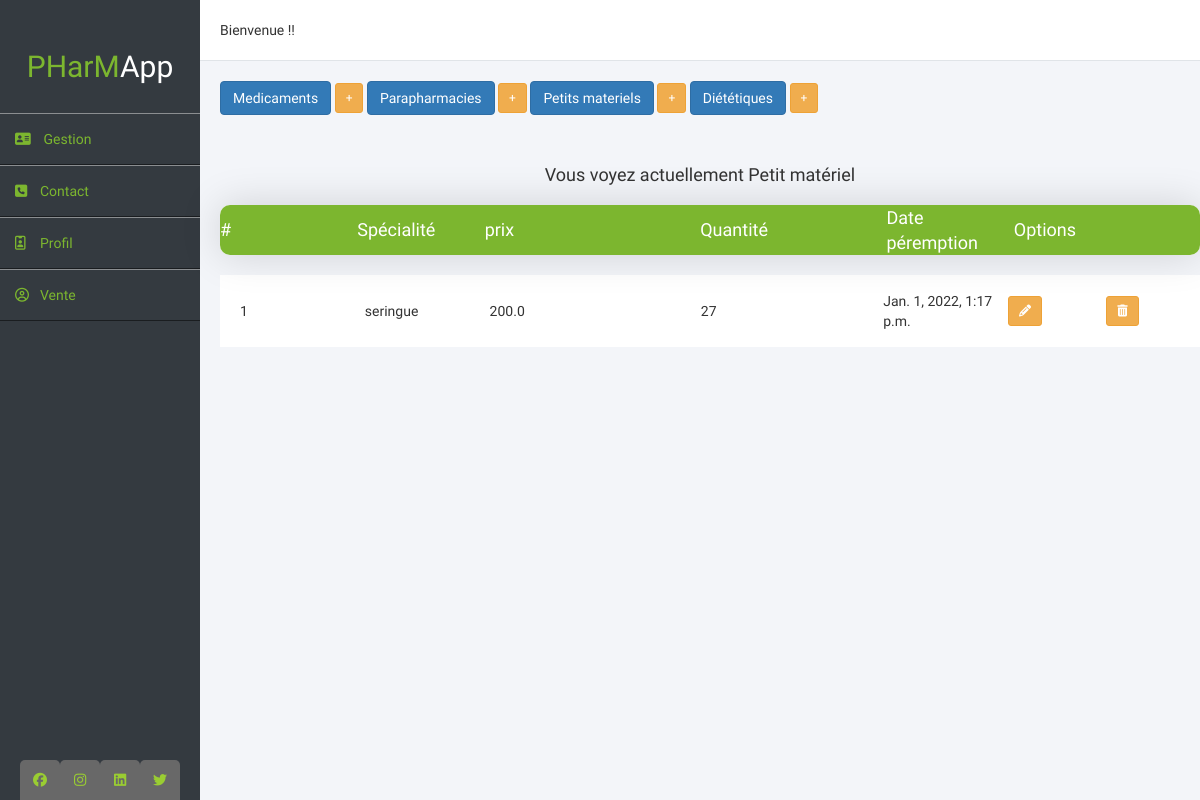
Page /inventaire/pti_materiel/ on the earlier database version.
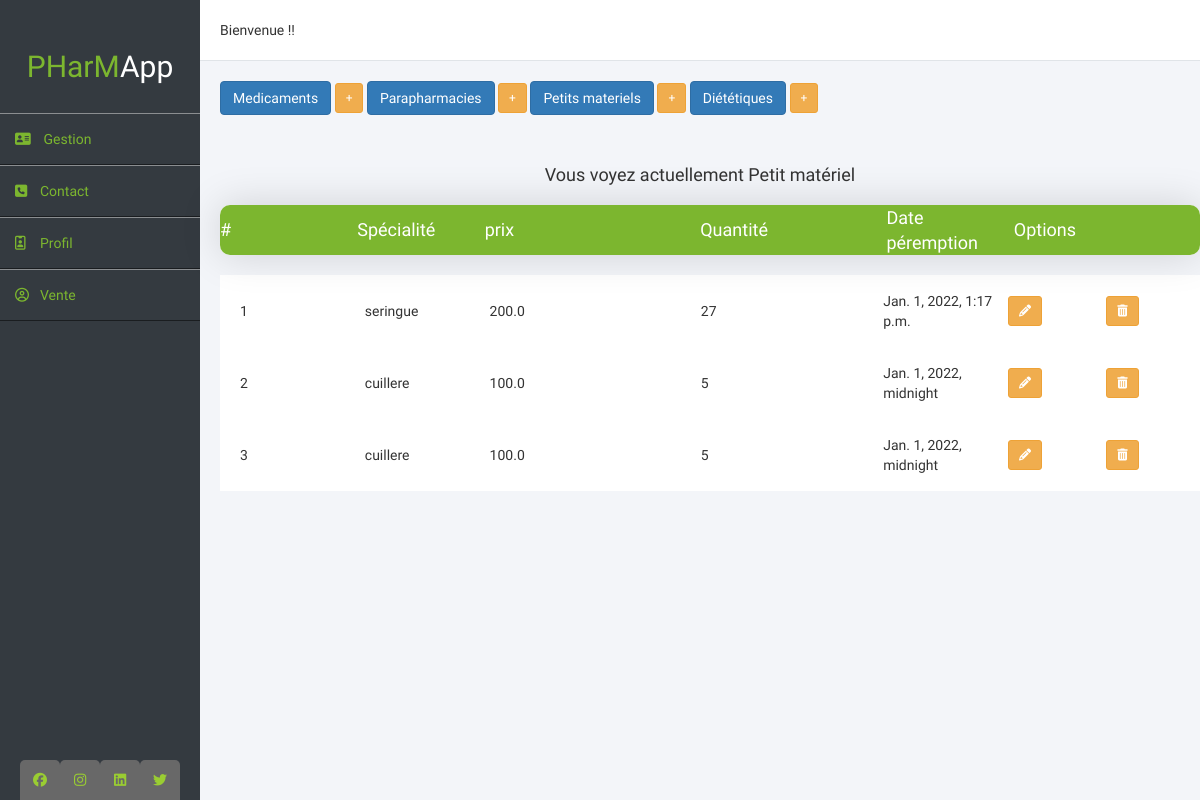
Same page on the later database version.
### sys_inventaire/models.py (models this page shows, shortened)
class Produit(models.Model):
    nom_article = models.CharField(max_length=100, blank=False)
    quantite = models.IntegerField(blank=False)
    prix = models.FloatField(blank=False)
    date_peremption = models.DateTimeField()
    Numero_lot = models.IntegerField()
    class Meta:
        abstract = True

class Petit_matériel(Produit):
    pass

### sys_inventaire/views.py (the view)
# urls.py: path('pti_materiel/', montrer_petit_materiel, name='pti_materiel'),
def montrer_petit_materiel(request):
    items = Petit_matériel.objects.all()
    context = {
        'items': items,
        'titre': 'Petit matériel'
    }
    return render(request, 'inventory.html', context)

### sys_inventaire/templates/inventory.html (shortened to what this page needs)
<!DOCTYPE html>
<html lang="en">
<head>
  {% load static %}
  <link rel="stylesheet" href="{% static '/css/bootstrap.css' %}">
  <link rel="stylesheet" href="{% static '/css/bootstrap.min.css' %}">
  <link rel="stylesheet" href="{% static '/css/style-inventaire.css' %}">
</head>
<body>
<div class="wrapper">
  <div class="sidebar">
    <h2>PHarM<span>App</span></h2>
    <ul>
      <li><a href="#"><i class="fa fa-address-card" aria-hidden="true"></i> Gestion</a></li>
      <li><a href="#"><i class="fa fa-phone-square" aria-hidden="true"></i>Contact</a></li>
      <li><a href="#"><i class="fa fa-id-badge" aria-hidden="true"></i>Profil</a></li>
      <li><a href="#"><i class="fa fa-user-circle-o" aria-hidden="true"></i>Vente</a></li>
    </ul>
    <div class="social_media">
      <a href="#"><i class="fab fa-facebook"></i></a>
      <a href="#"><i class="fab fa-instagram"></i></a>
      <a href="#"><i class="fab fa-linkedin"></i></a>
      <a href="#"><i class="fab fa-twitter"></i></a>
    </div>
  </div>
  <div class="main_content">
    {% block content %}
    <div class="header">Bienvenue !!</div>
    <div class="button-group">
  <a href="{% url 'sys_inventaire:medicament' %}" class="btn btn-primary btn-md" role="button">Medicaments</a>
  <a href="{% url 'sys_inventaire:ajouter_medicament' %}" class="btn btn-warning btn-sm" role="button"> + </a>
  <a href="{% url 'sys_inventaire:paraphamacies' %}" class="btn btn-primary btn-md" role="button">Parapharmacies</a>
  <a href="{% url 'sys_inventaire:ajouter_parapharmacie' %}" class="btn btn-warning btn-sm" role="button"> + </a>
  <a href="{% url 'sys_inventaire:pti_materiel' %}" class="btn btn-primary btn-md" role="button">Petits materiels</a>
  <a href="{% url 'sys_inventaire:ajouter_petit_materiel' %}" class="btn btn-warning btn-sm" role="button"> + </a>
  <a href="{% url 'sys_inventaire:dietetiques' %}" class="btn btn-primary btn-md" role="button">Diététiques</a>
  <a href="{% url 'sys_inventaire:ajouter_dietetique' %}" class="btn btn-warning btn-sm" role="button"> + </a>
</div><br>
{% if header %}
<center>
  <h4>Vous voyez actuellement Medicament </h4>
</center>
  <div class="table">
    <div class="table100 ver1 m-b-100">
        <table>
          <thead>
            <tr class="row">
                <th class="cell100 column2">#</th>
                <th class="cell100 column2">Spécialité</th>
                <th class="cell100 column3">D C I</th>
                <th class="cell100 column4">prix</th>
                <th class="cell100 column5">Quantité</th>
                <th class="cell100 column4">Options</th>
              </tr>
          </thead>
        </table>
    </div>
    <div class="table" >
      <div class="table100-body js-pscroll">
        <table>
          <tbody>
            {% for item in items %}
            <tr class="row">
              <td class="cell100 column2">{{ item.pk }}</td>
              <td class="cell100 column2">{{ item.specialite }}</td>
              <td class="cell100 column3">{{ item.dci }}</td>
              <td class="cell100 column4">{{ item.prix }}</td>
              <td class="cell100 column5">{{ item.quantite }}</td>
              <td>
                <a href="{% url 'sys_inventaire:modifier_medicament' item.pk %}" class="btn btn-warning btn-sm" role="button"><i class="fa fa-pencil" aria-hidden="true"></i></a>
              </td>
              <td>
                <a href="{% url 'sys_inventaire:supprimer_medicament' item.pk %}" class="btn btn-warning btn-sm" role="button"><i class="fa fa-trash" aria-hidden="true"></i></a>
              </td>
            </tr>
            {% endfor %}
          </tbody>
        </table>
      </div>
    </div>
  </div>
  {% else %}
  <center>
     <h4>Vous voyez actuellement {{ titre }} </h4>
  </center>
  <div class="table">
    <div class="table100 ver1 m-b-100">
      <table>
        <thead>
          <tr class="row">
            <th>#</th>
            <th class="cell100 column2">Spécialité</th>
            <th class="cell100 column3">prix</th>
            <th class="cell100 column4">Quantité</th>
            <th class="cell100 column5">Date péremption</th>
            <th class="cell100 column4">Options</th>
          </tr>
        </thead>
      </table>
    </div>
  <div class="table" >
    <div class="table100-body js-pscroll" >
      <table>
      <tbody>
        {% for item in items %}
        <tr class="row">
          <td class="cell100 column2">{{ item.pk }}</td>
          <td class="cell100 column2">{{ item.nom_article }}</td>
          <td class="cell100 column3">{{ item.prix }}</td>
          <td class="cell100 column4">{{ item.quantite }}</td>
          <td class="cell100 column5">{{ item.date_peremption }}</td>
          {% if titre|lower == "parapharmacie" %}
          <td>
            <a href="{% url 'sys_inventaire:modifier_parapharmacie' item.pk %}" class="btn btn-warning " role="button"><i class="fa fa-pencil" aria-hidden="true"></i></a>
          </td>
          <td>
            <a href="{% url 'sys_inventaire:supprimer_parapharmatie' item.pk %}" class="btn btn-warning " role="button"><i class="fa fa-trash" aria-hidden="true"></i></a>
          </td>
          {% elif titre|lower == "petit matériel" %}
          <td>
            <a href="{% url 'sys_inventaire:modifier_petit_materiel' item.pk %}" class="btn btn-warning btn-sm" role="button"><i class="fa fa-pencil" aria-hidden="true"></i></a>
          </td>
          <td>
            <a href="{% url 'sys_inventaire:supprimer_petit_matériel' item.pk %}" class="btn btn-warning btn-sm" role="button"><i class="fa fa-trash" aria-hidden="true"></i></a>
          </td>
          {% endif %}
        </tr>
        {% endfor %}
      </tbody>
    </table>
    </div>
  </div>
</div>
{% endif %}
  </div>
</div>
<div>
  <br>
  {% endblock %}
</body>
</html>

### core/static/css/style-inventaire.css (style rules this page uses)
* { margin: 0; padding: 0; box-sizing: border-box; list-style: none; text-decoration: none; font-family: 'Josefin Sans', sans-serif; }
body { background: #f3f5f9; }
.wrapper { display: flex; position: relative; }
.wrapper .sidebar { position: fixed; width: 200px; height: 100%; background: #343a40; padding: 30px 0; }
.wrapper .sidebar h2 { color: #7cb62f; text-align: center; margin-bottom: 30px; }
.wrapper .sidebar h2 span { color: white; }
.wrapper .sidebar ul li { padding: 15px; border-bottom: 1px solid rgba(0,0,0,0.5); border-top: 1px solid rgba(225,225,225,0.5); }
.wrapper .sidebar ul li a { color: #7cb62f; display: block; }
.wrapper .sidebar ul li a .fa { width: 25px; }
.wrapper .sidebar .social_media { position: absolute; bottom: 0; left: 50%; transform: translateX(-50%); display: flex; }
.wrapper .sidebar .social_media a { display: block; width: 40px; height: 40px; line-height: 40px; text-align: center; color: yellowgreen; border-top-left-radius: 5px; border-top-right-radius: 5px; background: #686868; }
.wrapper .main_content { width: 100%; margin-left: 200px; }
.wrapper .main_content .header { padding: 20px; background: #fff; border-bottom: 1px solid #e0e4e8; }
.wrapper .main_content .button-group { margin-top: 20px; margin-bottom: 20px; padding-left: 20px; }
.wrapper .main_content .table, .wrapper .main_content .card { margin-top: 20px; margin-bottom: 20px; padding-left: 20px; }
.table100 { background-color: #fff; }
table { width: 100%; }
th, td { font-weight: unset; padding-right: 0px; }
.column2 { width: 13%; }
.column3 { width: 22%; }
.column4 { width: 19%; }
.column5 { width: 13%; }
.table100-body td { padding-top: 16px; padding-bottom: 16px; }
.table100 { position: relative; padding-top: 0px; }
.table100-body { max-height: 585px; overflow: auto; }
.table100.ver1 th { font-size: 18px; color: #fff; line-height: 1.4; background-color: #7cb62f; }
.table100.ver1 { border-radius: 10px; overflow: hidden; box-shadow: 0 0px 40px 0px rgba(0, 0, 0, 0.15); -moz-box-shadow: 0 0px 40px 0px rgba(0, 0, 0, 0.15); -webkit-box-shadow: 0 0px 40px 0px rgba(0, 0, 0, 0.15); -o-box-shadow: 0 0px 40px 0px rgba(0, 0, 0, 0.15); -ms-box-shadow: 0 0px 40px 0px rgba(0, 0, 0, 0.15); }

Differences in the rows shown:
added Petit_matériel: pk "2", nom_article "cuillere", prix "100.0", quantite "5", date_peremption "Jan. 1, 2022, midnight"
added Petit_matériel: pk "3", nom_article "cuillere", prix "100.0", quantite "5", date_peremption "Jan. 1, 2022, midnight"
